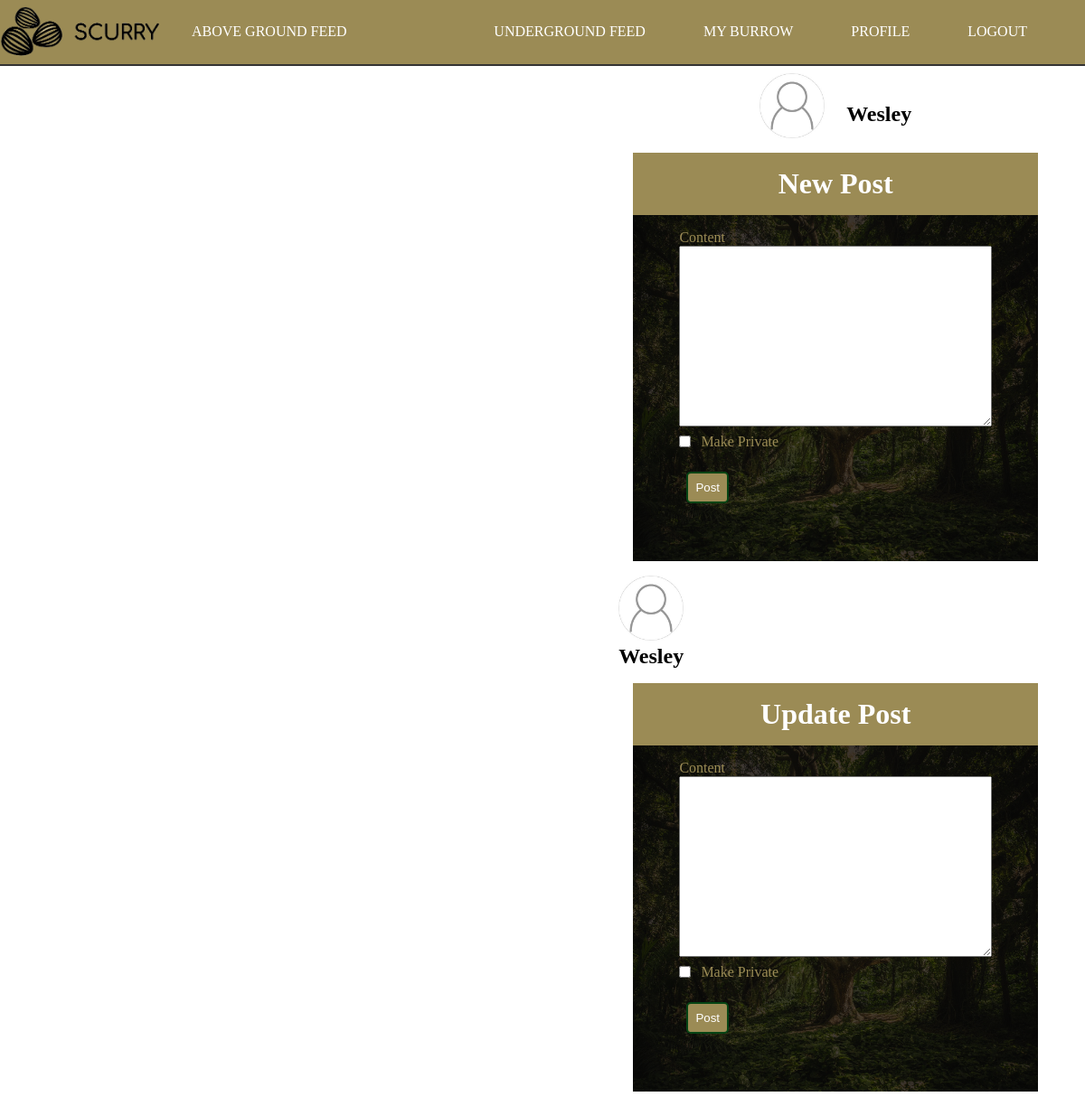
/post (signed in), run on the app's committed database.
### scurry/models.py (models this page shows, shortened)
class User(db.Model, UserMixin):
    id = db.Column(db.Integer, primary_key=True)
    username = db.Column(db.String(20), unique=True, nullable=False)
    email = db.Column(db.String(120), unique=True, nullable=False)
    image_file = db.Column(db.String(20), nullable=False, default='noprofile.jpg')
    password = db.Column(db.String(60), nullable=False)
    posts = db.relationship('Post', backref='author', lazy=True)
    followed = db.relationship(
        'User', secondary=followers,
        primaryjoin=(followers.c.follower_id == id),
        secondaryjoin=(followers.c.followed_id == id),
        backref=db.backref('followers', lazy='dynamic'), lazy='dynamic')
    shared = db.relationship(
        'PostShare',
        foreign_keys='PostShare.sharer_id',
        backref='sharer', lazy='dynamic')
    liked = db.relationship(
        'PostLike',
        foreign_keys='PostLike.user_id',
        backref='user', lazy='dynamic')

### scurry/posts/routes.py (the view)
@posts.route('/post', methods=['GET', 'POST'])
def new_post():
    postForm = PostForm()
    if postForm.validate_on_submit():
        post = Post(private=postForm.private.data, content=postForm.content.data, author=current_user)
        db.session.add(post)
        db.session.commit()
        flash('Post Created!', 'success')
        return redirect(request.referrer)
    return render_template('post.html', title="Create Post", postForm=postForm)

### scurry/posts/forms.py
class PostForm(FlaskForm):
    content = TextAreaField('Content', validators=[DataRequired()])
    private = BooleanField('Make Private')
    submit = SubmitField('Post')

### scurry/models.py (called while the page is built)
@login_manager.user_loader
def load_user(user_id):
    return User.query.get(int(user_id))

### scurry/templates/post.html (shortened to what this page needs)
{% extends "layout.html" %}
{% block sidebar %}
    <div class="sidebar">
        <div class="sidebar-user-info">
            <img src="{{ url_for('static', filename='images/' + current_user.image_file) }}" alt="user photo" class="sidebar-img">
            <h2>{{ current_user.username }}</h2>
        </div>
        <div class="post-form">
            <form action="" method="POST" class="form">
                <div class="form-legend">
                    <h1>Update Post</h1>
                </div>
                <div class="form-well">
                    <div class="form-group">
                        {{ postForm.content.label(class="form-control-label") }}
                        {% if postForm.content.errors %}
                            <div class="invalid-feedback">
                                {% for error in postForm.content.errors %}
                                    <span>{{ error }}</span>
                                {% endfor %}
                            </div>
                        {% else %}
                            {{ postForm.content(class="form-control-post-textarea") }}
                        {% endif %}
                    </div>
                    <div class="form-group">
                        {{ postForm.private.label(class="form-control-boolean-label") }}
                        {{ postForm.private(class="form-control-boolean") }}
                    </div>
                    <div class="form-group post-submit">
                        {{ postForm.submit(class="btn")}}
                    </div>
                </div>
            </form>
        </div>
    </div>
{% endblock sidebar %}

### scurry/templates/layout.html (shortened to what this page needs)
<!DOCTYPE html>
<html lang="en">
<head>
    <link rel="stylesheet" type="text/css" href="{{ url_for('static', filename='style.css') }}">
</head>
<body>
    <header>
        <nav class="header-nav">
            <div class="header-logo">
                <img src="{{ url_for('static', filename='images/scurry-logo.png') }}" alt="Scurry - A Place for Squirrels" class="logo">
            </div>
            <ul class="nav-list">
                <li class="nav-list-item">
                    <a href="{{ url_for('main.index') }}" class="nav-link">Above Ground Feed</a>
                </li>
            </ul>
            <ul class="nav-list right">
                {% if current_user.is_authenticated %}
                <li class="nav-list-item">
                    <a href="{{ url_for('posts.underground') }}" class="nav-link">Underground Feed</a>
                </li>
                <li class="nav-list-item">
                    <a href="{{ url_for('posts.burrow') }}" class="nav-link">My Burrow</a>
                </li>
                <li class="nav-list-item">
                    <a href="{{ url_for('users.profile') }}" class="nav-link">Profile</a>
                </li>
                <li class="nav-list-item">
                    <a href="{{ url_for('users.logout') }}" class="nav-link">Logout</a>
                </li>
                {% endif %}
            </ul>
        </nav>
    </header>
    <main id="main">
        <div class="content-container" id="main-block">
        </div>
        <div class="sidebar-container" id="sidebar-block">
        {% if current_user.is_authenticated %}
            <div class="home-sidebar-user-info">
                <img src="{{ url_for('static', filename='images/' + current_user.image_file) }}" alt="user photo" class="sidebar-img">
                <h2>{{ current_user.username }}</h2>
            </div>
            <div class="post-form">
                <form action="" method="POST" class="form">
                    <div class="form-legend">
                        <h1>New Post</h1>
                    </div>
                    <div class="form-well">
                        <div class="form-group">
                            {{ postForm.content.label(class="form-control-label") }}
                            {% if postForm.content.errors %}
                                <div class="invalid-feedback">
                                    {% for error in postForm.content.errors %}
                                        <span>{{ error }}</span>
                                    {% endfor %}
                                </div>
                            {% else %}
                                {{ postForm.content(class="form-control-post-textarea") }}
                            {% endif %}
                        </div>
                        <div class="form-group">
                            {{ postForm.private.label(class="form-control-boolean-label") }}
                            {{ postForm.private(class="form-control-boolean") }}
                        </div>
                        <div class="form-group post-submit">
                            {{ postForm.submit(class="btn")}}
                        </div>
                    </div>
                </form>
            </div>
        {% endif %}
            {% block sidebar %}{% endblock %}
        </div>
    </main>
</body>
</html>

### scurry/static/style.css (style rules this page uses)
*, *::before, *::after { margin: 0; padding: 0; box-sizing: border-box; }
html { --main-color: #054414; --accent-color: #9b8b55; }
body { background-size: cover; }
a { text-decoration: none; color: #ffffff; transition: color .4s ease; }
.btn { margin: .5rem; padding: .5rem; background: var(--accent-color); border: 2px solid var(--main-color); border-radius: 5px; color: #fff; cursor: pointer; }
.header-nav { width: 100vw; border-bottom: 2px solid #333; background: var(--accent-color); display: flex; }
.header-logo > .logo { max-width: 180px; object-fit: contain; }
.nav-list { margin-right: 2rem; list-style: none; display: flex; flex-flow: row nowrap; justify-content: center; align-items: center; }
.nav-list-item { margin: .5rem 2rem; }
.nav-link { text-transform: uppercase; }
.right { margin-left: auto; }
#main-block { grid-area: main; }
#sidebar-block { grid-area: side; }
#main { max-width: 1175px; height: 100%; display: grid; grid-template-areas: 'main main main side side' 'main main main side side' 'main main main side side'; grid-gap: .5rem; }
.content-container { width: 55vw; }
.sidebar-container { width: 40vw; }
.sidebar { min-width: 450px; }
.home-sidebar-user-info { padding-top: .5rem; display: flex; justify-content: center; align-items: center; }
.home-sidebar-user-info > h2 { margin: 1.3rem 0 0 1.5rem; }
.sidebar-img { height: 72px; width: 72px; object-fit: cover; }
.post-form { padding: .5rem; }
.form { margin: auto; padding: .5rem; width: 100%; max-width: 650px; }
.form-legend { padding: 1rem 0; width: 100%; text-align: center; background: var(--accent-color); color: #ffffff; }
.form-well { padding: .5rem .5rem 3rem .5rem; height: 100%; width: 100%; background: linear-gradient( rgba(0,0,0,0.7), rgba(0,0,0,0.7)), url('./images/forest.jpeg') no-repeat center; background-size: cover; }
.form-group { margin: .5rem auto; width: 80%; position: relative; display: flex; flex-direction: column; justify-content: center; align-items: flex-start; color: var(--accent-color); }
.form-control-post-textarea { width: 100%; height: 200px; }
.form-control-boolean-label { margin-left: 1.5rem; }
.form-control-boolean { display: inline; position: absolute; }
.post-submit { margin-top: 1rem; }

### data on the page
User: image_file (picture), username "Wesley"

### other printed values
{{ postForm.content.label(class="form-control-label") }} "Content"
{{ postForm.private.label(class="form-control-boolean-label") }} "Make Private"
